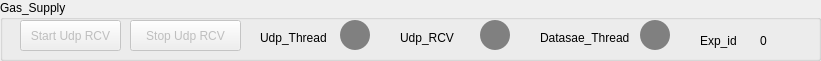
    <widget class="QGroupBox" name="groupBox_15">
     <property name="geometry">
      <rect>
       <x>0</x>
       <y>120</y>
       <width>821</width>
       <height>61</height>
      </rect>
     </property>
     <property name="title">
      <string>Gas_Supply</string>
     </property>
     <widget class="QPushButton" name="pushButton_149">
      <property name="enabled">
       <bool>false</bool>
      </property>
      <property name="geometry">
       <rect>
        <x>20</x>
        <y>20</y>
        <width>101</width>
        <height>31</height>
       </rect>
      </property>
      <property name="text">
       <string>Start Udp RCV</string>
      </property>
     </widget>
     <widget class="QPushButton" name="pushButton_150">
      <property name="enabled">
       <bool>false</bool>
      </property>
      <property name="geometry">
       <rect>
        <x>130</x>
        <y>20</y>
        <width>111</width>
        <height>31</height>
       </rect>
      </property>
      <property name="text">
       <string>Stop Udp RCV</string>
      </property>
     </widget>
     <widget class="QPushButton" name="pushButton_151">
      <property name="geometry">
       <rect>
        <x>640</x>
        <y>20</y>
        <width>30</width>
        <height>30</height>
       </rect>
      </property>
      <property name="styleSheet">
       <string notr="true">border-radius:15px;
background-color:grey
;
</string>
      </property>
      <property name="text">
       <string/>
      </property>
     </widget>
     <widget class="QLabel" name="label_149">
      <property name="geometry">
       <rect>
        <x>400</x>
        <y>30</y>
        <width>91</width>
        <height>16</height>
       </rect>
      </property>
      <property name="text">
       <string>Udp_RCV</string>
      </property>
     </widget>
     <widget class="QLabel" name="label_150">
      <property name="geometry">
       <rect>
        <x>700</x>
        <y>30</y>
        <width>41</width>
        <height>21</height>
       </rect>
      </property>
      <property name="text">
       <string>Exp_id</string>
      </property>
     </widget>
     <widget class="QPushButton" name="pushButton_152">
      <property name="geometry">
       <rect>
        <x>480</x>
        <y>20</y>
        <width>30</width>
        <height>30</height>
       </rect>
      </property>
      <property name="styleSheet">
       <string notr="true">border-radius:15px;
background-color:grey;
</string>
      </property>
      <property name="text">
       <string/>
      </property>
     </widget>
     <widget class="QLabel" name="label_151">
      <property name="geometry">
       <rect>
        <x>760</x>
        <y>30</y>
        <width>21</width>
        <height>21</height>
       </rect>
      </property>
      <property name="text">
       <string>0</string>
      </property>
     </widget>
     <widget class="QPushButton" name="pushButton_153">
      <property name="geometry">
       <rect>
        <x>340</x>
        <y>20</y>
        <width>30</width>
        <height>30</height>
       </rect>
      </property>
      <property name="styleSheet">
       <string notr="true">border-radius:15px;
background-color:grey;
</string>
      </property>
      <property name="text">
       <string/>
      </property>
     </widget>
     <widget class="QLabel" name="label_152">
      <property name="geometry">
       <rect>
        <x>260</x>
        <y>30</y>
        <width>91</width>
        <height>16</height>
       </rect>
      </property>
      <property name="text">
       <string>Udp_Thread</string>
      </property>
     </widget>
     <widget class="QLabel" name="label_153">
      <property name="geometry">
       <rect>
        <x>540</x>
        <y>30</y>
        <width>91</width>
        <height>16</height>
       </rect>
      </property>
      <property name="text">
       <string>Datasae_Thread</string>
      </property>
     </widget>
    </widget>
